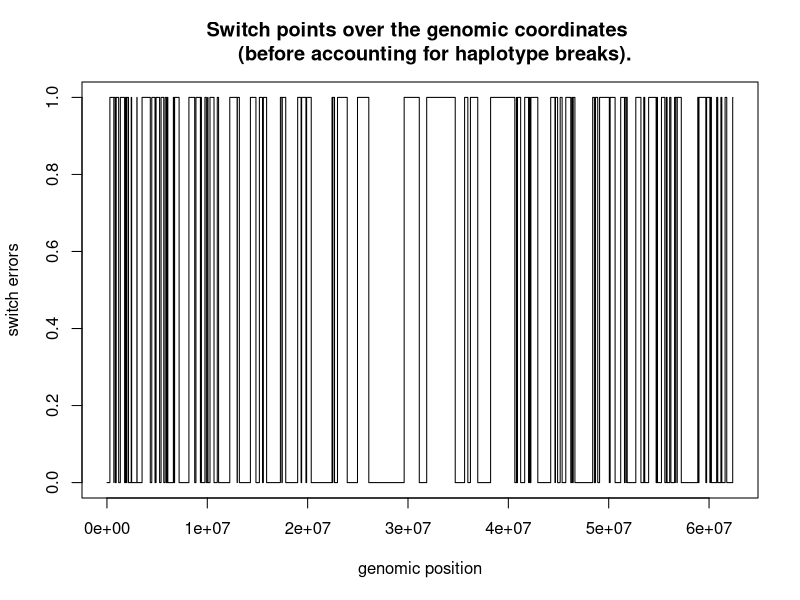
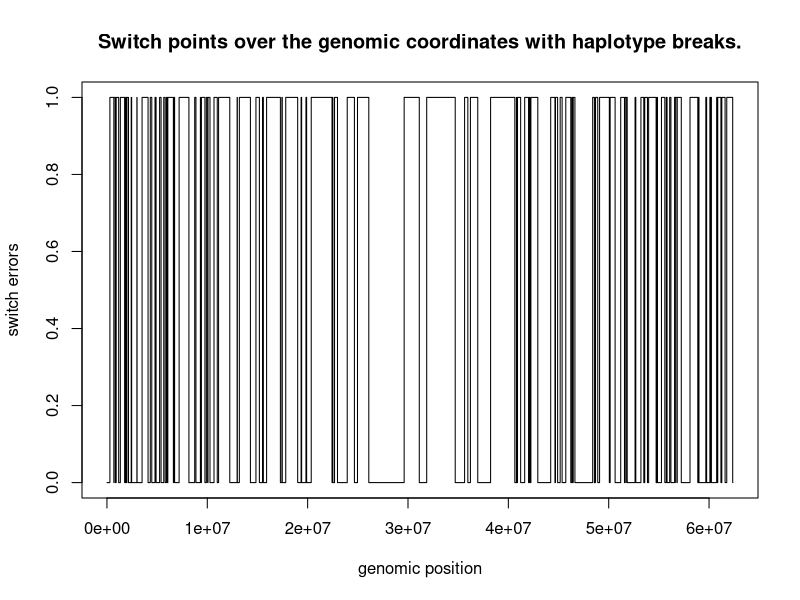

The R script that drew these images, in order: (Note: this script raises an error after producing the figures.)

## Purpose of the this script: 
  # Compute the switch points using the truth and second round of phased haplotype (SetA_02)

### Set the required path; 
## **update the path as need be with your directory 
getwd()
setwd("/home/priyanka/Dropbox/SharedWithHarish/TestSwitchErrors/SwitchErrorTutorial")
getwd()
list.files()  # read available files and folders 


##########  Switch errors test - Set A_02 (second round of phaseExtension) ########## 
#####  Read the required data  ###### 

## Import "truth haplotype" for SetA 
# **Note: The truth set stays the same. 
truthHaplotype_NA12891 <- read.table('SetA/truth_Haplotype_NA12891.txt', header = TRUE)
head(truthHaplotype_NA12891)
  #**Note: R doesn't allow to use ":" in header name and it is automatically renamed to "."
  # you can see this in the output 

# change the name of the header
colnames(truthHaplotype_NA12891)[colnames(truthHaplotype_NA12891)=="NA12891.PI"] <- "true.NA12891.PI"
colnames(truthHaplotype_NA12891)[colnames(truthHaplotype_NA12891)=="NA12891.PG_al"] <- "true.NA12891.PG_al"


## Import "phased haplotype" for SetA
phased_SetA_NA12891 <- read.table('SetA_03/phased_Haplotype_NA12891.txt', header = TRUE)
# or, we can use the file "extended_haplotype_NA12891.txt" from the folder "/SetA_02/phased_NA12891_SetA_run02/"
head(phased_SetA_NA12891)

# change the name of the header
colnames(phased_SetA_NA12891)[colnames(phased_SetA_NA12891)=="NA12891.PI"] <- "phased.NA12891.PI"
colnames(phased_SetA_NA12891)[colnames(phased_SetA_NA12891)=="NA12891.PG_al"] <- "phased.NA12891.PG_al"


## Merge the truth and phased data set to identify switch errors
merged.data <- merge(truthHaplotype_NA12891, phased_SetA_NA12891,
                     by=c("CHROM", "POS"))
head(merged.data)

# set the data in order by "POS" - ** it's very important to do this **
merged.data <- merged.data[order(merged.data$POS),]

# after merging, the row-index becomes random; so let's put it in order
rownames(merged.data) <- NULL

# Now, compare the "truth haplotype" with "phased haplotype" and ...
# ... find the sites where haplotype phasing switched
merged.data$match <- ifelse((merged.data$true.NA12891.PG_al == merged.data$phased.NA12891.PG_al), 0, 1)
# **Note: the "match" column should have values "0's" and "1's". A continous "0" or "1" indicates 
# .. properly phased block. But, transition from 0 -> 1 or from 1 -> 0 suggests a "Switch Error" betweeen the blocks.

# Now, plot the "Switch Error" points as png
png("SwitchPoints_SetA02_withOutHaplotypeBreaks.png", width = 1600, height = 600)
plot(merged.data$POS, merged.data$match, main = "Switch points over the genomic coordinates 
     (before accounting for haplotype breaks).", type = "s", 
     xlab = "genomic position", ylab = "switch errors")
#title(main = "Switch points", xlab = 'genomic coordinates', ylab = 'switch points')
dev.off()


# Compute switch error rates 
number_of_hets <- length(merged.data$match)
num_of_switch <- 0
prev_match <- merged.data$match[1]
for (item in merged.data$match){
  curr_match = item
  if (curr_match != prev_match){
    num_of_switch = num_of_switch + 1
    
    # reset the "previous match" value
    prev_match = curr_match}}

switch_err_rate = num_of_switch/(number_of_hets)
switch_err_rate
# [1] 0.01665632


######## Fix the switch points by taking "haplotype breaks" into account. ##########
## The above switch point data (i.e "match") and the plot we obtained above doesn't account for break in haplotypes.
# Since our haplotype aren't completely merged genome/chromosome wide. The switch points needs to be defined per block. 

## So, now we compute switch point by including changes in "PI" values.
# Now, the "switch points" are addressed when :
  # we see 0 -> 1, or when 1 -> 0 in the "match" data
  # PI of the haplotype block changes
    # ** So, now we need to account for the match and also for change in haplotype block index.

# the length (number of rows) of the dataframe
seq_len <- length(merged.data$match)
seq_len

# set empty variables 
previous_match <- 0
hap_size <- 0
haplotype_sizes <- integer()  # to store the size of haplotype extended truly.
previous_pi <- 1 
haplotype_breaks <- integer()

# run a for loop to find switch points 
for (ith in c(1:seq_len)){
  current_match = merged.data$match[ith]
  current_pi = merged.data$phased.NA12891.PI[ith]
  if (previous_match == current_match & previous_pi == current_pi) {
    hap_size = hap_size + 1}
  else if (previous_match != current_match | previous_pi != current_pi) {
    # store the haplotype size of properly phased (extended) block
    haplotype_sizes <- c(haplotype_sizes, hap_size)
    hap_size <- 1}  # reset the haplotype size to 1
  
  # store the last haplotype size when the for loop reaches the end
  if (ith == seq_len){
    haplotype_sizes <- c(haplotype_sizes, hap_size)}
  
  # also find the genomic positions where haplotype breaks occur 
  if (previous_pi != current_pi){
    haplotype_breaks <- c(haplotype_breaks, merged.data$POS[ith])}
  
  # update the previous match and pi values for next for-loop 
  previous_match = current_match
  previous_pi = current_pi }


## Identify switch points and compute "switch error" rates. 
# the total number of haplotype blocks represent frequecy of switch points
freq_of_switch = length(haplotype_sizes)
total_possible_switch = sum(haplotype_sizes) # or number of hets site
haplotype_sizes

# calculate switch error rate
switch_error_rate = (freq_of_switch/total_possible_switch)
switch_error_rate
# [1] 0.01748396

## Now, add another column that represent the fully accounted haplotype switchpoints.
phase_state = 0
match_by_pi <- integer()
for (sizes in haplotype_sizes) {
  match_by_pi <- c(match_by_pi, rep(phase_state, sizes))
  
  # change the phase state for next loop
  if (phase_state == 0){
    phase_state = 1}
  else if (phase_state == 1){
    phase_state = 0} }

## add data "match02" to the dataframe
merged.data$match_by_pi <- match_by_pi

## Now, make switch points plot by accounting for the haplotype breaks. 
# for that we will create another column with updated matches between truth and phased haplotypes
png("SwitchPoints_SetA02_withHaplotypeBreaks.png", width = 1600, height = 600)
plot(merged.data$POS, merged.data$match_by_pi, main = "Switch points over the genomic coordinates with haplotype breaks.", type = "s", 
     xlab = "genomic position", ylab = "switch errors")
dev.off()

## We can now overlay the haplotype breaks position on the top of switch points plot
abline(v=haplotype_breaks, col='red')

# for convenience let's convert this haplotype size list into integer array
haplotype_size_numeric <- as.numeric(unlist(haplotype_sizes))
haplotype_size_numeric

## Let's plot a histogram of the haplotype size distribution 
hisHap <- hist(haplotype_size_numeric)  # general histogram metrics for the data 
hist(haplotype_size_numeric, 
     main="Histogram for Haplotype size distribution", 
     xlab="haplotype size", 
     border="blue", 
     col="green",
     xlim=c(0,200),
     ylim = c(0,320),
     las=1, 
     breaks=20)
# add the size of the frequency to the histogram plot 
text(hisHap$mids,hisHap$counts,labels=hisHap$counts, adj=c(0.5, -0.5))

## Density plot
densHap <- density(haplotype_size_numeric)
plot(densHap, main = "Density plot of the haplotype size distribution")
polygon(densHap, col = 'red', border = 'blue')

print("Completed the switch error analyses on first round of phaseExtension on Set-A02 data.")
#### Complete analyses on Set-A02  #######

